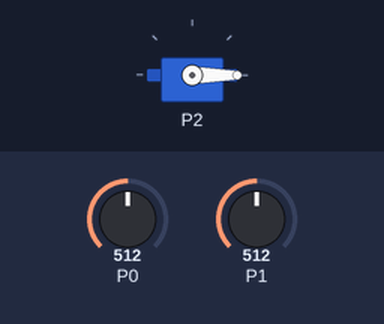
The program below on a simulated BBC micro:bit (MakeCode). Shown: servo. The test bench sets the inputs (shaded band); at power-on: P0 = 512, P1 = 512 (analog values on the 0–1023 scale).

Above: at 1.2 s.
1.3 s: P0 set to 526
At 2.2 s:
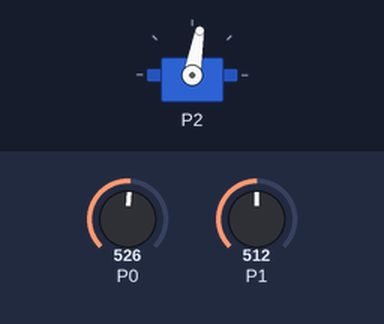
2.8 s: P0 set to 511
At 4.0 s:
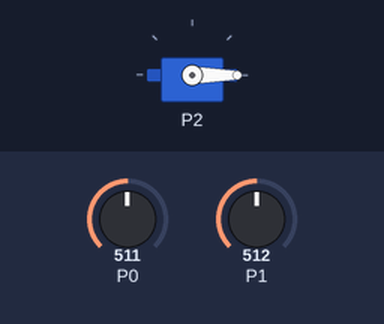
4.3 s: P1 set to 524
At 4.6 s:
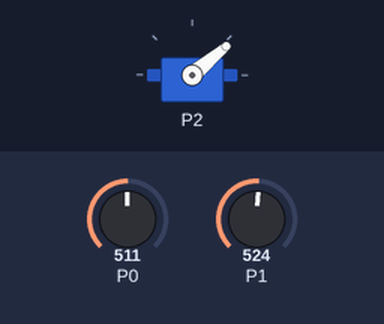
5.8 s: P1 set to 511
At 6.6 s:
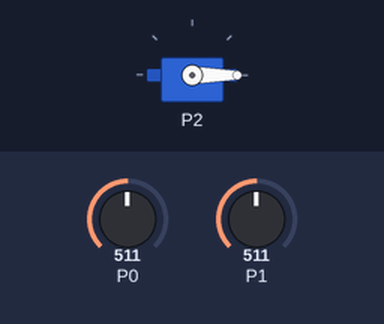
Timing chart, 0 to 8.3 s (numbered marks = the images above; inputs shaded):
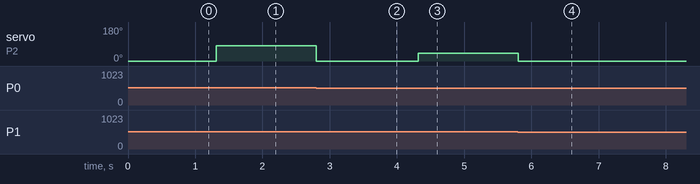

The program:

main.ts
```typescript
// vamos pras explicações
//  Agora a explicação é final é que: Vai ter dois botões
//  Um botão vai liberar valor analógico no PIN 0 e outro no PIN 1
//  Se o botão do P0 soltar o valor analogico, vai virar 180 graus
//  Mas se for o botão do P1, vai voltar 360 graus
//  Se os dois forem juntos, vai ir pra 90
//  Mas se nenhum for, vai para 0
basic.forever(function on_forever() {
    //  isso aqui é um loop, vai rodar o mesmo código varias vezes
    let valor_p0 = pins.analogReadPin(AnalogPin.P0)
    //  isso aqui vai ler o pin 0
    let valor_p1 = pins.analogReadPin(AnalogPin.P1)
    //  isso aqui vai ler o pin 1
    /**
    ISSO É UM TESTE, PODE IGNORAR
    if input.button_is_pressed(Button.A):
        basic.show_number(valor_p0)
    if input.button_is_pressed(Button.B):
        basic.show_number(valor_p1)

 */
    if (valor_p0 > 512) {
        //  Se o valor do pin 1 é maior que 512
        servos.P2.setAngle(80)
    } else if (valor_p1 > 512) {
        //  Vira o servo 80 graus
        //  Mas se o pin 2 for maior que 512
        servos.P2.setAngle(40)
    } else if (valor_p1 && valor_p0 > 900) {
        //  O servo volta 40 graus
        //  Porém se os dois forem mais que 900 juntos
        servos.P2.setAngle(180)
    } else {
        //  Vira 180 graus
        servos.P2.setAngle(0)
    }

    //  E se nenhum for apertado, fica 0 graus

})
```

test.ts
```typescript
// testes vão aqui; isto não será compilado quando este pacote for usado como uma extensão.
```

Measured:
- the behaviour switches between 512 and 513 on P0 (found by bisection; images 0 and 1)
- the behaviour switches between 512 and 513 on P1 (found by bisection; images 2 and 3)
- after the input at 1.3 s, servo on P2: 0° → 80° at once
- after the input at 2.8 s, servo on P2: 80° → 0° at once
- after the input at 4.3 s, servo on P2: 0° → 40° at once
- after the input at 5.8 s, servo on P2: 40° → 0° at once
